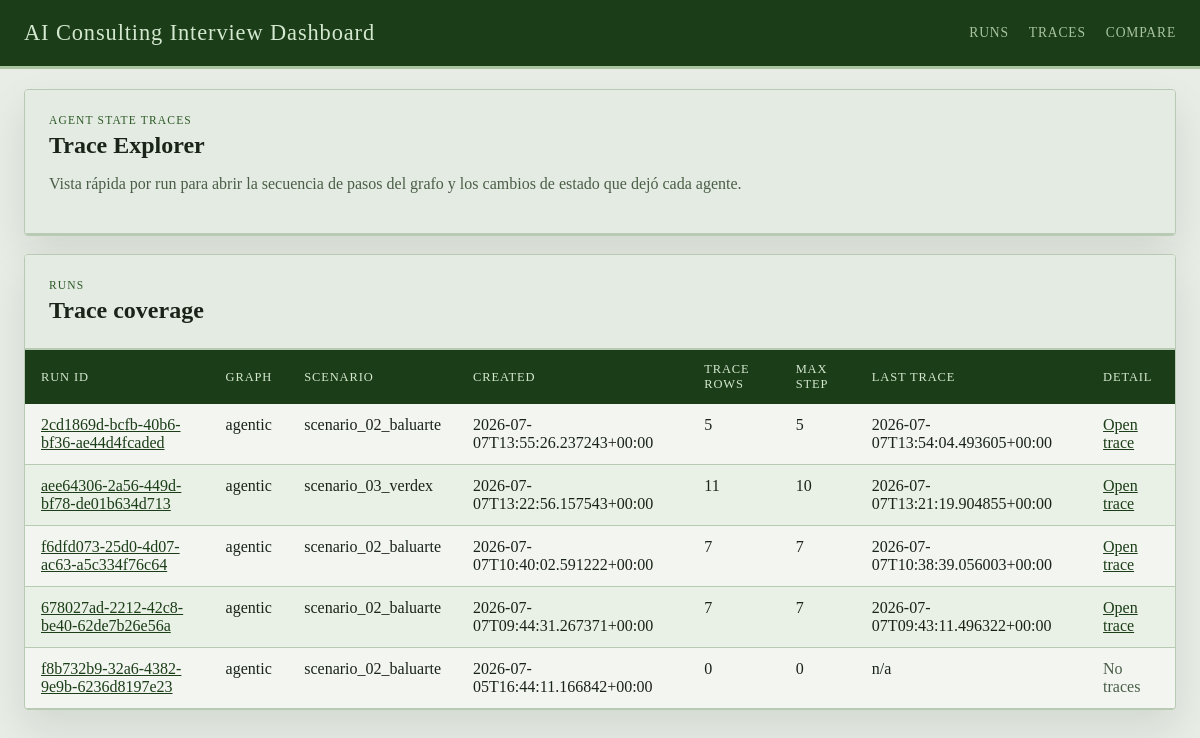
/traces, run on an earlier commit of the app's database.
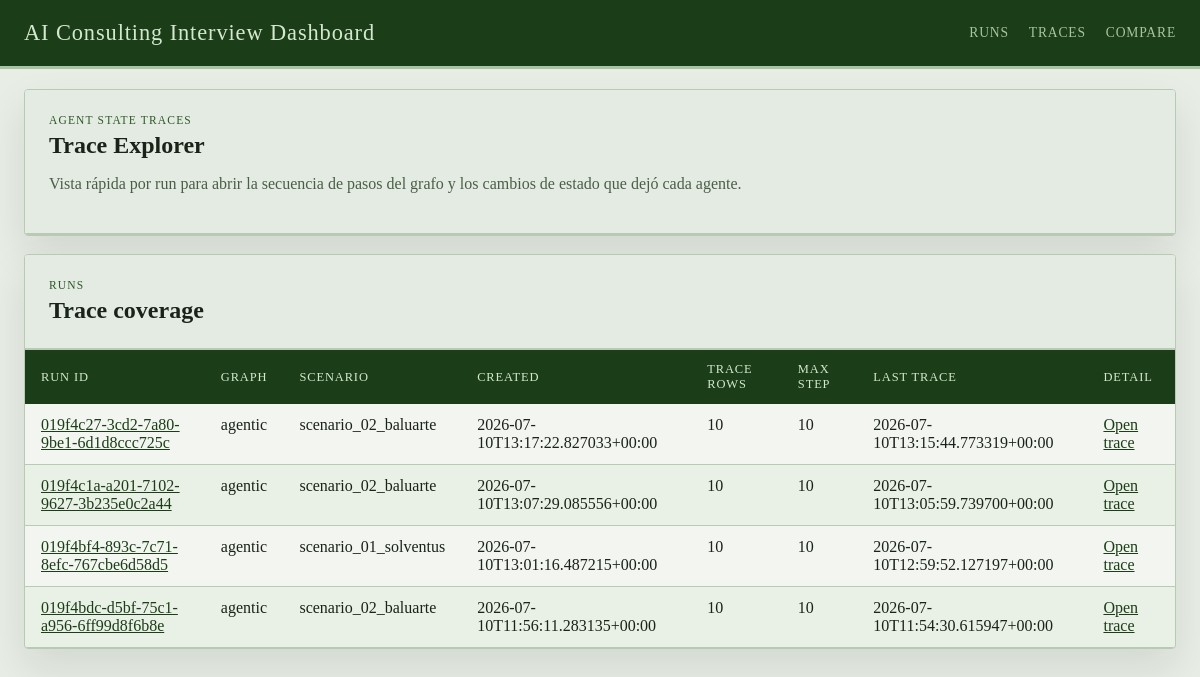
And on a later commit of the database.
### tables this page shows
CREATE TABLE runs (
                run_id TEXT PRIMARY KEY,
                graph_name TEXT NOT NULL,
                thread_id TEXT NOT NULL,
                scenario_ref TEXT,
                case_prompt TEXT,
                turn_index INTEGER,
                judge_round INTEGER,
                enough_evidence INTEGER NOT NULL,
                focus_areas_json TEXT NOT NULL,
                transcript_json TEXT NOT NULL,
                case_performance_json TEXT NOT NULL,
                quality_dialog_json TEXT NOT NULL,
                final_feedback TEXT,
                state_json TEXT NOT NULL,
                created_at TEXT NOT NULL
            );

### web/app.py (the view)
@app.get("/traces")
def trace_index():
    ensure_dashboard_db()
    trace_runs = list_trace_runs(limit=100)
    return render_template("trace_index.html", trace_runs=trace_runs)

### web/dashboard_store.py (called while the page is built)
def get_db_connection() -> sqlite3.Connection:
    connection = sqlite3.connect(RUNS_DB_PATH, timeout=30)
    connection.row_factory = sqlite3.Row
    return connection

def _table_exists(connection: sqlite3.Connection, table_name: str) -> bool:
    row = connection.execute(
        """
        SELECT name
        FROM sqlite_master
        WHERE type = 'table' AND name = ?
        """,
        (table_name,),
    ).fetchone()
    return row is not None

### web/templates/trace_index.html (shortened to what this page needs)
{% extends "base.html" %}
{% block content %}
<section class="panel">
  <div class="panel-heading">
    <div>
      <p class="eyebrow">Agent State Traces</p>
      <h1>Trace Explorer</h1>
      <p class="lede">Vista rápida por run para abrir la secuencia de pasos del grafo y los cambios de estado que dejó cada agente.</p>
    </div>
  </div>
</section>
<section class="panel">
  <div class="panel-heading">
    <div>
      <p class="eyebrow">Runs</p>
      <h2>Trace coverage</h2>
    </div>
  </div>
  <div class="table-wrap">
    <table>
      <thead>
        <tr>
          <th>Run ID</th>
          <th>Graph</th>
          <th>Scenario</th>
          <th>Created</th>
          <th>Trace Rows</th>
          <th>Max Step</th>
          <th>Last Trace</th>
          <th>Detail</th>
        </tr>
      </thead>
      <tbody>
        {% for run in trace_runs %}
        <tr>
          <td><a href="{{ url_for('get_run', run_id=run.run_id) }}">{{ run.run_id }}</a></td>
          <td>{{ run.graph_name }}</td>
          <td>{{ run.scenario_ref or 'n/a' }}</td>
          <td>{{ run.created_at }}</td>
          <td>{{ run.trace_count }}</td>
          <td>{{ run.max_step_index }}</td>
          <td>{{ run.last_trace_at or 'n/a' }}</td>
          <td>
            {% if run.has_traces %}
            <a href="{{ url_for('get_run_trace', run_id=run.run_id) }}">Open trace</a>
            {% else %}
            <span class="helper">No traces</span>
            {% endif %}
          </td>
        </tr>
        {% else %}
        <tr>
          <td colspan="8">No runs found or the <code>agent_state_traces</code> table does not exist yet.</td>
        </tr>
        {% endfor %}
      </tbody>
    </table>
  </div>
</section>
{% endblock %}

What changed in the data, as far as the page shows it:
removed runs: run_id "2cd1869d-bcfb-40b6-bf36-ae44d4fcaded", graph_name "agentic", scenario_ref "scenario_02_baluarte", created_at "2026-07-07T13:55:26.237243+00:00", trace_count "5", max_step_index "5", last_trace_at "2026-07-07T13:54:04.493605+00:00"
removed runs: run_id "aee64306-2a56-449d-bf78-de01b634d713", graph_name "agentic", scenario_ref "scenario_03_verdex", created_at "2026-07-07T13:22:56.157543+00:00", trace_count "11", max_step_index "10", last_trace_at "2026-07-07T13:21:19.904855+00:00"
removed runs: run_id "f6dfd073-25d0-4d07-ac63-a5c334f76c64", graph_name "agentic", scenario_ref "scenario_02_baluarte", created_at "2026-07-07T10:40:02.591222+00:00", trace_count "7", max_step_index "7", last_trace_at "2026-07-07T10:38:39.056003+00:00"
removed runs: run_id "678027ad-2212-42c8-be40-62de7b26e56a", graph_name "agentic", scenario_ref "scenario_02_baluarte", created_at "2026-07-07T09:44:31.267371+00:00", trace_count "7", max_step_index "7", last_trace_at "2026-07-07T09:43:11.496322+00:00"
removed runs: run_id "f8b732b9-32a6-4382-9e9b-6236d8197e23", graph_name "agentic", scenario_ref "scenario_02_baluarte", created_at "2026-07-05T16:44:11.166842+00:00", trace_count "0", max_step_index "0", last_trace_at "n/a", shows "No traces"
added runs: run_id "019f4c27-3cd2-7a80-9be1-6d1d8ccc725c", graph_name "agentic", scenario_ref "scenario_02_baluarte", created_at "2026-07-10T13:17:22.827033+00:00", trace_count "10", max_step_index "10", last_trace_at "2026-07-10T13:15:44.773319+00:00"
added runs: run_id "019f4c1a-a201-7102-9627-3b235e0c2a44", graph_name "agentic", scenario_ref "scenario_02_baluarte", created_at "2026-07-10T13:07:29.085556+00:00", trace_count "10", max_step_index "10", last_trace_at "2026-07-10T13:05:59.739700+00:00"
added runs: run_id "019f4bf4-893c-7c71-8efc-767cbe6d58d5", graph_name "agentic", scenario_ref "scenario_01_solventus", created_at "2026-07-10T13:01:16.487215+00:00", trace_count "10", max_step_index "10", last_trace_at "2026-07-10T12:59:52.127197+00:00"
added runs: run_id "019f4bdc-d5bf-75c1-a956-6ff99d8f6b8e", graph_name "agentic", scenario_ref "scenario_02_baluarte", created_at "2026-07-10T11:56:11.283135+00:00", trace_count "10", max_step_index "10", last_trace_at "2026-07-10T11:54:30.615947+00:00"
